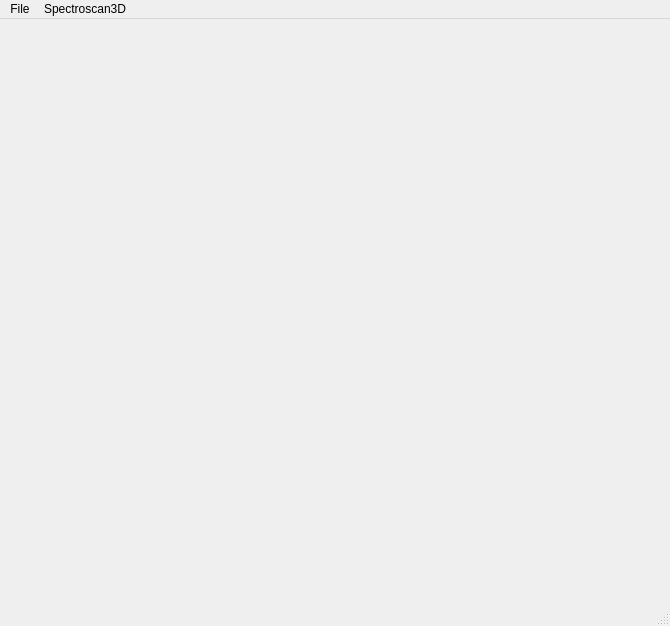
<?xml version="1.0" encoding="UTF-8"?>
<ui version="4.0">
 <class>MainWindow</class>
 <widget class="QMainWindow" name="MainWindow">
  <property name="geometry">
   <rect>
    <x>0</x>
    <y>0</y>
    <width>670</width>
    <height>626</height>
   </rect>
  </property>
  <property name="windowTitle">
   <string>MainWindow</string>
  </property>
  <property name="toolTip">
   <string>Spectrolab Viewer</string>
  </property>
  <property name="unifiedTitleAndToolBarOnMac">
   <bool>true</bool>
  </property>
  <widget class="QWidget" name="centralwidget"/>
  <widget class="QMenuBar" name="menubar">
   <property name="geometry">
    <rect>
     <x>0</x>
     <y>0</y>
     <width>670</width>
     <height>25</height>
    </rect>
   </property>
   <widget class="QMenu" name="menu_file">
    <property name="title">
     <string>File</string>
    </property>
    <widget class="QMenu" name="menu_movie">
     <property name="title">
      <string>Movie</string>
     </property>
     <addaction name="action_movie_load"/>
     <addaction name="action_movie_frame_rate"/>
    </widget>
    <addaction name="actionLoad_scan"/>
    <addaction name="menu_movie"/>
    <addaction name="action_quit"/>
    <addaction name="separator"/>
   </widget>
   <widget class="QMenu" name="menuSpectroscan3D">
    <property name="toolTip">
     <string>manipulate a Spectroscan 3D</string>
    </property>
    <property name="title">
     <string>Spectroscan3D</string>
    </property>
    <addaction name="action_connect"/>
    <addaction name="action_settings"/>
    <addaction name="action_cmd_interface"/>
   </widget>
   <addaction name="menu_file"/>
   <addaction name="menuSpectroscan3D"/>
  </widget>
  <widget class="QStatusBar" name="statusbar"/>
  <action name="actionLoad_scan">
   <property name="text">
    <string>Load Scan</string>
   </property>
  </action>
  <action name="actionLoad_Scan">
   <property name="text">
    <string>Load Scan</string>
   </property>
  </action>
  <action name="action_quit">
   <property name="text">
    <string>Quit</string>
   </property>
  </action>
  <action name="action_connect">
   <property name="text">
    <string>Connect</string>
   </property>
  </action>
  <action name="actionDisconnect">
   <property name="text">
    <string>Disconnect</string>
   </property>
  </action>
  <action name="action_movie_frame_rate">
   <property name="text">
    <string>Set Frame Rate</string>
   </property>
  </action>
  <action name="action_movie_load">
   <property name="text">
    <string>Load</string>
   </property>
  </action>
  <action name="action_settings">
   <property name="text">
    <string>Edit Settings</string>
   </property>
  </action>
  <action name="action_cmd_interface">
   <property name="text">
    <string>Command Interface</string>
   </property>
   <property name="toolTip">
    <string>Advanced interface for sending firmware commands to the Spectroscan3D</string>
   </property>
  </action>
 </widget>
 <resources/>
 <connections>
  <connection>
   <sender>action_quit</sender>
   <signal>triggered()</signal>
   <receiver>MainWindow</receiver>
   <slot>close()</slot>
   <hints>
    <hint type="sourcelabel">
     <x>-1</x>
     <y>-1</y>
    </hint>
    <hint type="destinationlabel">
     <x>334</x>
     <y>312</y>
    </hint>
   </hints>
  </connection>
 </connections>
</ui>
